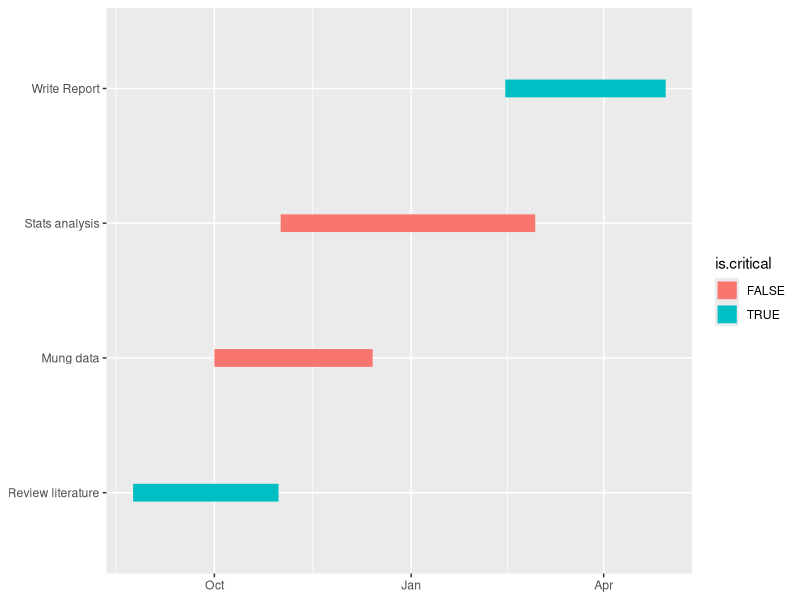

Write the R code that produced this figure.
# source: http://stackoverflow.com/questions/3550341/gantt-charts-with-r

library(reshape2)
library(ggplot2)

tasks <- c("Review literature", "Mung data", "Stats analysis", "Write Report")
dfr <- data.frame(
  name        = factor(tasks, levels = tasks),
  start.date  = as.Date(c("2010-08-24", "2010-10-01", "2010-11-01", "2011-02-14")),
  end.date    = as.Date(c("2010-10-31", "2010-12-14", "2011-02-28", "2011-04-30")),
  is.critical = c(TRUE, FALSE, FALSE, TRUE)
)
mdfr <- melt(dfr, measure.vars = c("start.date", "end.date"))

ggplot(mdfr, aes(value, name, colour = is.critical)) + 
  geom_line(size = 6) +
  xlab(NULL) + 
  ylab(NULL)
